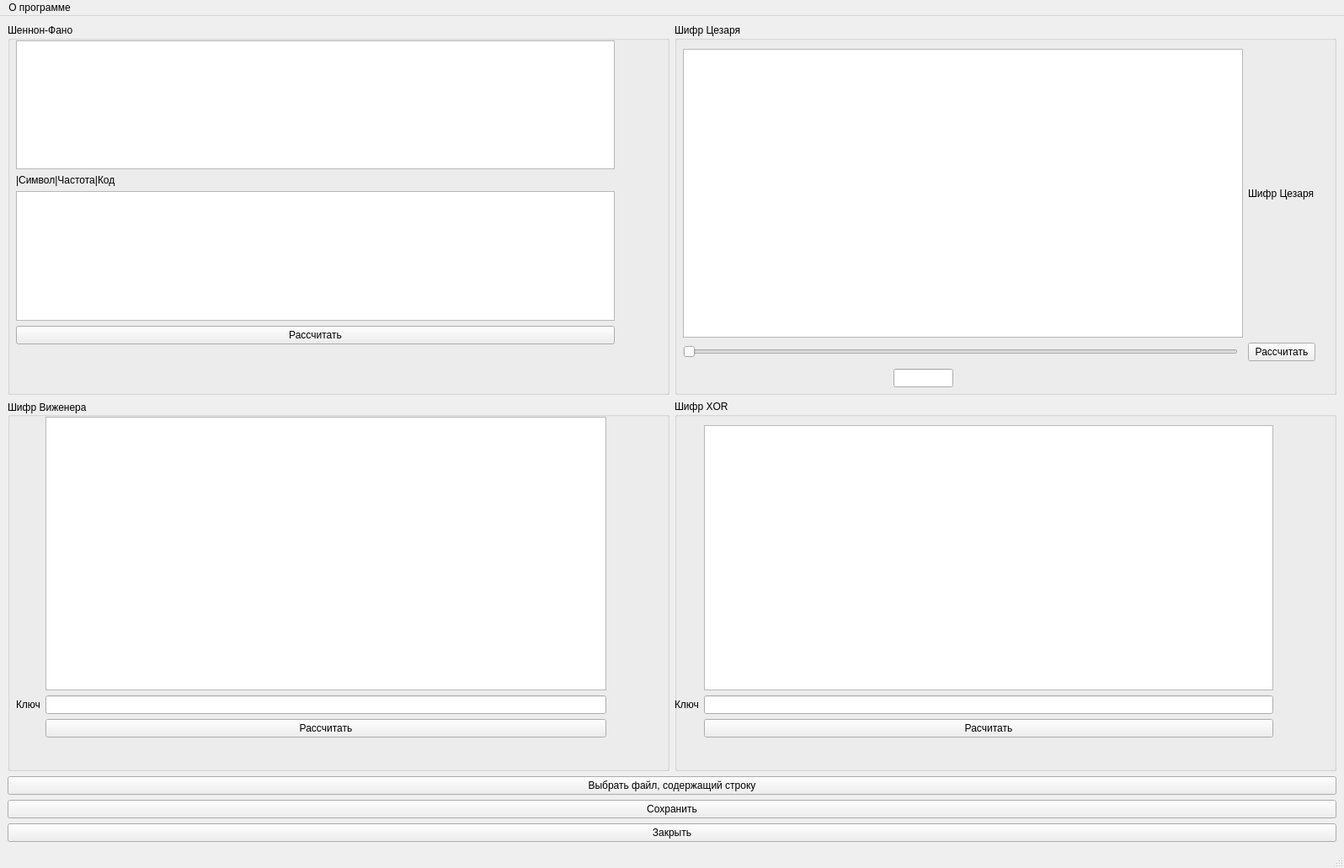
<?xml version="1.0" encoding="UTF-8"?>
<ui version="4.0">
 <class>MainWindow</class>
 <widget class="QMainWindow" name="MainWindow">
  <property name="geometry">
   <rect>
    <x>0</x>
    <y>0</y>
    <width>1596</width>
    <height>1031</height>
   </rect>
  </property>
  <property name="windowTitle">
   <string>Shannon-Fano coding</string>
  </property>
  <widget class="QWidget" name="centralwidget">
   <layout class="QGridLayout" name="gridLayout_6">
    <item row="2" column="0" colspan="2">
     <widget class="QPushButton" name="getString">
      <property name="text">
       <string>Выбрать файл, содержащий строку</string>
      </property>
     </widget>
    </item>
    <item row="0" column="0">
     <widget class="QGroupBox" name="groupBox_2">
      <property name="title">
       <string>Шеннон-Фано</string>
      </property>
      <widget class="QWidget" name="gridLayoutWidget">
       <property name="geometry">
        <rect>
         <x>10</x>
         <y>20</y>
         <width>711</width>
         <height>361</height>
        </rect>
       </property>
       <layout class="QGridLayout" name="gridLayout">
        <item row="8" column="0">
         <widget class="QLabel" name="label_symcodes">
          <property name="text">
           <string>|Символ|Частота|Код</string>
          </property>
         </widget>
        </item>
        <item row="9" column="0">
         <widget class="QTextBrowser" name="text_alphabet"/>
        </item>
        <item row="10" column="0">
         <widget class="QPushButton" name="btn_ApplyEncode">
          <property name="text">
           <string>Рассчитать</string>
          </property>
         </widget>
        </item>
        <item row="2" column="0">
         <widget class="QTextBrowser" name="text_ViewEncodeString"/>
        </item>
       </layout>
      </widget>
     </widget>
    </item>
    <item row="1" column="1">
     <widget class="QGroupBox" name="groupBox_3">
      <property name="title">
       <string>Шифр XOR</string>
      </property>
      <widget class="QWidget" name="gridLayoutWidget_4">
       <property name="geometry">
        <rect>
         <x>0</x>
         <y>30</y>
         <width>711</width>
         <height>371</height>
        </rect>
       </property>
       <layout class="QGridLayout" name="gridLayout_4">
        <item row="1" column="0">
         <widget class="QLabel" name="label_3">
          <property name="text">
           <string>Ключ</string>
          </property>
         </widget>
        </item>
        <item row="2" column="1">
         <widget class="QPushButton" name="btn_XOR">
          <property name="text">
           <string>Расчитать</string>
          </property>
         </widget>
        </item>
        <item row="1" column="1">
         <widget class="QLineEdit" name="line_XOR"/>
        </item>
        <item row="0" column="1">
         <widget class="QTextBrowser" name="text_XOR"/>
        </item>
       </layout>
      </widget>
     </widget>
    </item>
    <item row="1" column="0">
     <widget class="QGroupBox" name="groupBox">
      <property name="title">
       <string>Шифр Виженера</string>
      </property>
      <property name="alignment">
       <set>Qt::AlignLeading|Qt::AlignLeft|Qt::AlignVCenter</set>
      </property>
      <widget class="QWidget" name="gridWidget_3" native="true">
       <property name="geometry">
        <rect>
         <x>10</x>
         <y>20</y>
         <width>701</width>
         <height>381</height>
        </rect>
       </property>
       <layout class="QGridLayout" name="gridLayout_3">
        <item row="1" column="1">
         <widget class="QLineEdit" name="line_Key"/>
        </item>
        <item row="1" column="0">
         <widget class="QLabel" name="label_2">
          <property name="text">
           <string>Ключ</string>
          </property>
         </widget>
        </item>
        <item row="0" column="1">
         <widget class="QTextBrowser" name="text_Vijener"/>
        </item>
        <item row="2" column="1">
         <widget class="QPushButton" name="btn_Vijener">
          <property name="text">
           <string>Рассчитать</string>
          </property>
         </widget>
        </item>
       </layout>
      </widget>
     </widget>
    </item>
    <item row="0" column="1">
     <widget class="QGroupBox" name="groupBox_4">
      <property name="title">
       <string>Шифр Цезаря</string>
      </property>
      <widget class="QWidget" name="gridLayoutWidget_2">
       <property name="geometry">
        <rect>
         <x>10</x>
         <y>30</y>
         <width>751</width>
         <height>371</height>
        </rect>
       </property>
       <layout class="QGridLayout" name="gridLayout_2">
        <item row="0" column="2">
         <widget class="QLabel" name="label_Caesar">
          <property name="text">
           <string>Шифр Цезаря</string>
          </property>
         </widget>
        </item>
        <item row="1" column="2">
         <widget class="QPushButton" name="btn_Caesar">
          <property name="text">
           <string>Рассчитать</string>
          </property>
         </widget>
        </item>
        <item row="1" column="0">
         <widget class="QSlider" name="caesarOffset">
          <property name="minimum">
           <number>1</number>
          </property>
          <property name="maximum">
           <number>33</number>
          </property>
          <property name="orientation">
           <enum>Qt::Horizontal</enum>
          </property>
         </widget>
        </item>
        <item row="0" column="0" colspan="2">
         <widget class="QTextBrowser" name="caesarBrowser"/>
        </item>
       </layout>
      </widget>
      <widget class="QLineEdit" name="line_Caesar">
       <property name="geometry">
        <rect>
         <x>260</x>
         <y>410</y>
         <width>71</width>
         <height>22</height>
        </rect>
       </property>
       <property name="alignment">
        <set>Qt::AlignCenter</set>
       </property>
      </widget>
     </widget>
    </item>
    <item row="3" column="0" colspan="2">
     <widget class="QPushButton" name="btn_Save">
      <property name="text">
       <string>Сохранить</string>
      </property>
     </widget>
    </item>
    <item row="4" column="0" colspan="2">
     <widget class="QPushButton" name="btn_Exit">
      <property name="text">
       <string>Закрыть</string>
      </property>
     </widget>
    </item>
   </layout>
  </widget>
  <widget class="QMenuBar" name="menubar">
   <property name="geometry">
    <rect>
     <x>0</x>
     <y>0</y>
     <width>1596</width>
     <height>20</height>
    </rect>
   </property>
   <widget class="QMenu" name="menu">
    <property name="title">
     <string>О программе</string>
    </property>
    <addaction name="action"/>
   </widget>
   <addaction name="menu"/>
  </widget>
  <widget class="QStatusBar" name="statusbar"/>
  <action name="action">
   <property name="text">
    <string>Справка</string>
   </property>
  </action>
 </widget>
 <resources/>
 <connections/>
</ui>
